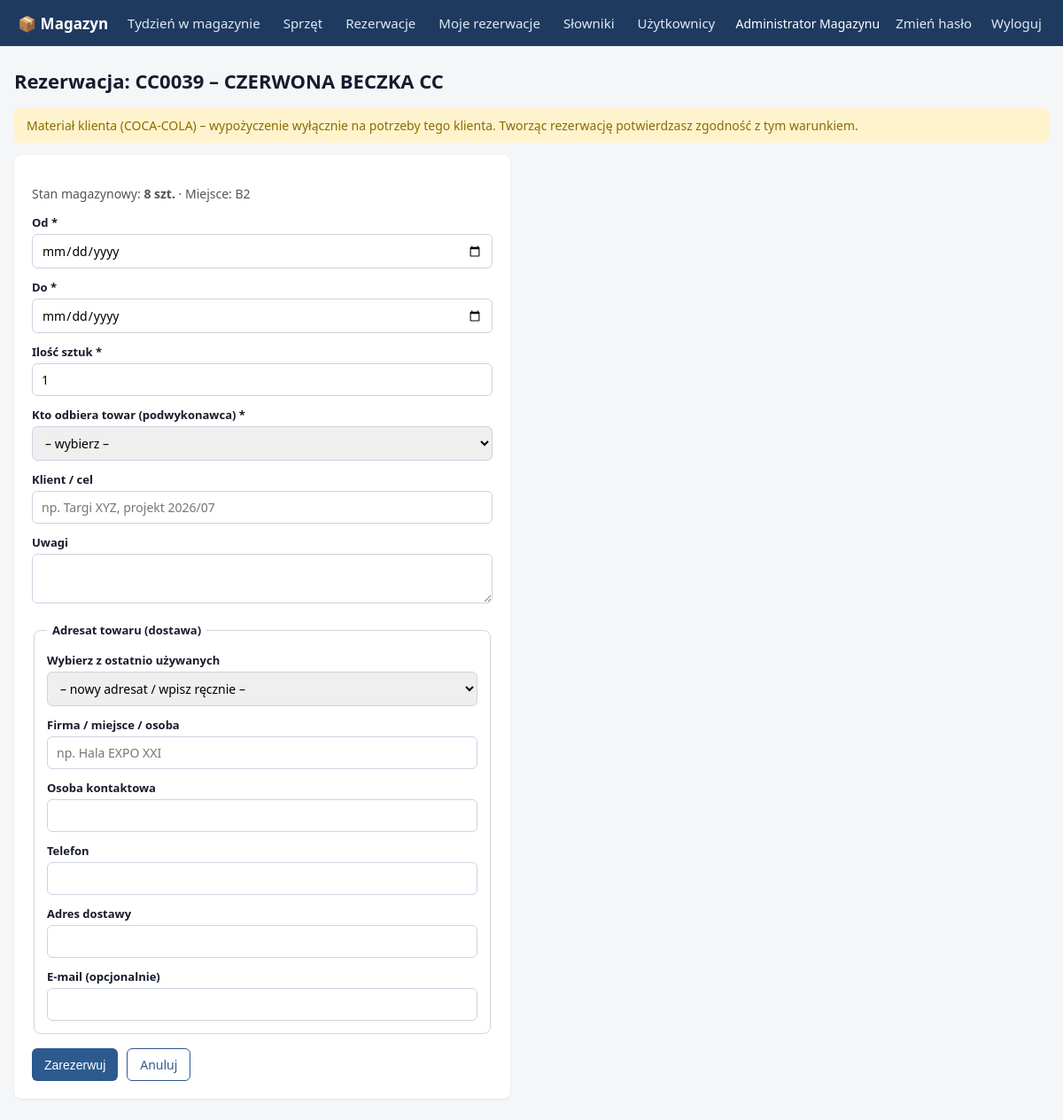
Screenshot of /equipment/1/reserve (signed in) with the database file from the repository.
### tables this page shows
CREATE TABLE equipment (
    id INTEGER PRIMARY KEY AUTOINCREMENT,
    code TEXT UNIQUE NOT NULL,                   -- kod w aplikacji
    project_number TEXT,                         -- numer projektu
    name TEXT NOT NULL,                          -- nazwa sprzętu
    dimensions TEXT,                             -- wymiary
    photo TEXT,                                  -- nazwa pliku zdjęcia
    location TEXT,                               -- miejsce w magazynie
    owner TEXT,                                  -- własność (np. klient)
    quantity INTEGER NOT NULL DEFAULT 1,         -- stan magazynowy (ilość sztuk)
    notes TEXT,
    created_at TEXT DEFAULT (datetime('now'))
, brand TEXT, packaging_photo TEXT, warehouse_id INTEGER REFERENCES warehouses(id), material_type TEXT NOT NULL DEFAULT 'klient', condition TEXT NOT NULL DEFAULT 'sprawny', condition_notes TEXT, storage_instructions TEXT);

### app.py (the view, shortened to what this page needs)
@app.route("/equipment/<int:eid>/reserve", methods=["GET", "POST"])
@login_required
def reserve(eid):
    con = get_db()
    eq = con.execute("SELECT * FROM equipment WHERE id=?", (eid,)).fetchone()
    if not eq:
        abort(404)
    form_data = None
    receivers = active_partners(con)
    recipients = recent_recipients(con)
    con.close()
    return render_template("reserve.html", eq=eq, receivers=receivers,
                           recipients=recipients, form=form_data)

### app.py (called while the page is built)
def login_required(f):
    @wraps(f)
    def wrapper(*a, **kw):
        if "user_id" not in session:
            return redirect(url_for("login", next=request.path))
        return f(*a, **kw)
    return wrapper

def active_partners(con):
    return con.execute(
        "SELECT * FROM logistics_partners WHERE active=1 ORDER BY name").fetchall()

def recent_recipients(con, limit=30):
    return con.execute(
        "SELECT * FROM recipients ORDER BY last_used DESC LIMIT ?", (limit,)).fetchall()

### db.py (called while the page is built)
def get_db():
    DB_PATH.parent.mkdir(parents=True, exist_ok=True)
    con = sqlite3.connect(DB_PATH)
    con.row_factory = sqlite3.Row
    con.execute("PRAGMA foreign_keys = ON")
    return con

### templates/reserve.html (shortened to what this page needs)
{% extends "base.html" %}
{% from "_recipient_fields.html" import recipient_fields %}
{% block content %}
{% set form = form or {} %}
<h1>Rezerwacja: {{ eq.code }} – {{ eq.name }}</h1>
{% if eq.material_type == 'klient' %}
<div class="flash warn">Materiał klienta ({{ eq.owner or 'brak nazwy' }}) – wypożyczenie wyłącznie na potrzeby tego klienta. Tworząc rezerwację potwierdzasz zgodność z tym warunkiem.</div>
{% endif %}
<div class="card">
  <p style="font-size:14px; color:#555;">Stan magazynowy: <strong>{{ eq.quantity }} szt.</strong>
  {% if eq.location %} · Miejsce: {{ eq.location }}{% endif %}</p>
  <form method="post">
    <label>Od *</label>
    <input name="date_from" type="date" required value="{{ form.get('date_from', '') }}">
    <label>Do *</label>
    <input name="date_to" type="date" required value="{{ form.get('date_to', '') }}">
    <label>Ilość sztuk *</label>
    <input name="quantity" type="number" min="1" max="{{ eq.quantity }}" value="{{ form.get('quantity', 1) }}" required>
    <label>Kto odbiera towar (podwykonawca) *</label>
    <select name="receiver" required>
      <option value="" disabled {{ 'selected' if not form.get('receiver') }}>– wybierz –</option>
    </select>
    <label>Klient / cel</label>
    <input name="client" placeholder="np. Targi XYZ, projekt 2026/07" value="{{ form.get('client', '') }}">
    <label>Uwagi</label>
    <textarea name="notes" rows="2">{{ form.get('notes', '') }}</textarea>
    {{ recipient_fields(recipients, form) }}
    <div style="margin-top:16px; display:flex; gap:10px;">
      <button class="btn">Zarezerwuj</button>
      <a class="btn ghost" href="{{ url_for('equipment_detail', eid=eq.id) }}">Anuluj</a>
    </div>
  </form>
</div>
{% endblock %}

### templates/base.html (style rules this page uses)
:root { --p:#1e3a5f; --p2:#2d5a8e; --ok:#1a7f37; --err:#b42318; --bg:#f4f6f8; }
* { box-sizing:border-box; }
body { margin:0; font-family:system-ui,-apple-system,"Segoe UI",Roboto,sans-serif; background:var(--bg); color:#1a1a2e; }
h1 { font-size:22px; margin:0 0 16px; }
.btn { display:inline-block; background:var(--p2); color:#fff; border:none; border-radius:6px; padding:8px 14px; font-size:14px; cursor:pointer; text-decoration:none; }
.btn.ghost { background:#fff; color:var(--p2); border:1px solid var(--p2); }
input, select, textarea { width:100%; padding:8px 10px; border:1px solid #cbd5e1; border-radius:6px; font-size:14px; font-family:inherit; }
label { display:block; margin:12px 0 4px; font-weight:600; font-size:13px; }
.card { background:#fff; border-radius:8px; padding:20px; box-shadow:0 1px 3px rgba(0,0,0,.08); max-width:560px; }
.flash { padding:10px 14px; border-radius:6px; margin-bottom:14px; font-size:14px; }
.flash.warn { background:#fff3cd; color:#8a6d00; }

### rows the page displays
equipment: code "CC0039", name "CZERWONA BECZKA CC", owner "COCA-COLA", quantity "8", location "B2"

### other values shown
{{ session.full_name or session.username }} "Administrator Magazynu"
